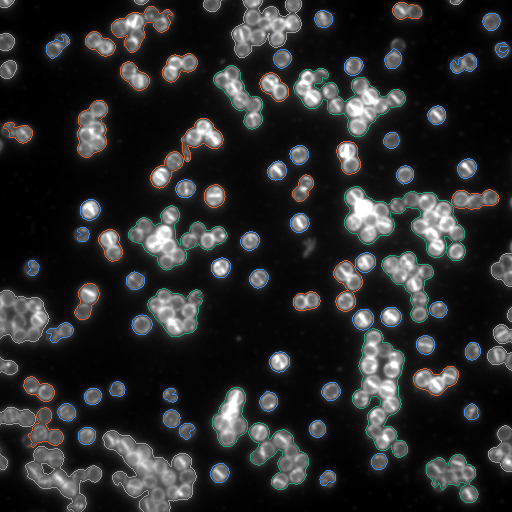
#> input picture results/outlines/JE2NileRed_oilp22_PMP_101220_.png, 512 x 512 px, given as the content of the folder data/images, which was not available
$ python analyze_images.py
#> lines starting #> are read from the running program, lines starting #| are printed output that depends on the picture; after the words box and inside, x2 and y2 are one past the last pixel; in counts of white or black regions, pixels touching at a corner belong together
"""
Measure how much of each image is covered by bacteria, and how the
bacteria group into clumps (aggregates), for every image in a folder.

For each image, the script:
  1. decides which pixels are cells and which are background,
  2. groups touching cell pixels into aggregates (a single cell or a clump),
  3. measures each aggregate and sorts it by size: single cell, small clump
     or large clump,
  4. saves a copy of the image with every aggregate outlined.

An image that cannot be read is skipped and noted, so one bad file does
not stop an unattended run.

At the end it writes:
  results/aggregates.csv      one row per aggregate
  results/image_summary.csv   one row per image
  results/clump_sizes.png     chart of the clump sizes in each image
  results/run_log.txt         when it ran, the settings, anything skipped

Run:  python analyze_images.py
      python analyze_images.py --input my_folder --output my_results
"""

import argparse
import os
from datetime import datetime
from pathlib import Path

import numpy as np
import pandas as pd
import tifffile
from matplotlib.colors import to_rgb
from matplotlib.figure import Figure
from PIL import Image
from skimage import filters, measure, morphology, segmentation

# ---------------------------------------------------------------------------
# Settings
# ---------------------------------------------------------------------------
PIXEL_SIZE_UM = 0.08       # one pixel is 80 nanometres (from the dataset notes)
SMOOTHING = 1              # how much to blur before finding cells (in pixels)
MIN_AREA_PX = 30           # anything smaller than this is treated as noise
MAX_HOLE_PX = 100          # holes up to this size are cell centres (one
                           # whole cell is about 145 pixels)

# Aggregate size classes. These cut-offs were chosen for this dataset by
# comparing aggregate sizes with the hand-drawn cells: a typical single cell
# measures about 1.4 µm² and a pair about 2.8 µm². Change them for other cells.
SINGLE_CELL_MAX_UM2 = 2.0  # up to this size: a single cell
SMALL_CLUMP_MAX_UM2 = 8.0  # up to this size: a small clump (about 2 to 5 cells)
                           # above this size: a large clump

# The size classes, with the name shown on the chart.
SIZE_CLASSES = {
    "single_cell": "Single cells",
    "small_clump": "Small clumps",
    "large_clump": "Large clumps",
}

# One colour per size class: one set for the pale chart background, and steps
# of the same colours that show up on the dark microscope images.
CHART_COLOURS = {"single_cell": "#2a78d6", "small_clump": "#eb6834", "large_clump": "#1baf7a"}
OUTLINE_COLOURS = {"single_cell": "#3987e5", "small_clump": "#d95926", "large_clump": "#199e70",
                   "cut_off": "#9a9a94"}

# Chart background and text colours.
CHART_SURFACE = "#fcfcfb"
TEXT_PRIMARY = "#0b0b0b"
TEXT_SECONDARY = "#52514e"


def load_image(path):
    """Open an image and return it as a 2D grid of brightness values."""
    if path.suffix.lower() in {".tif", ".tiff"}:
        image = tifffile.imread(path)
    else:
        image = np.array(Image.open(path))
    if image.ndim == 3:            # colour file: keep the first channel
        image = image[..., 0]
    return image.astype(float)


def find_cell_pixels(image):
    """Return a True/False grid: True where there are cells."""
    # Blur very slightly to smooth out camera noise.
    smooth = filters.gaussian(image, sigma=SMOOTHING, preserve_range=True)

    # Pick a brightness cut-off automatically (Otsu's method) and keep
    # every pixel brighter than it. This catches the glowing membranes.
    cutoff = filters.threshold_otsu(smooth)
    is_cell = smooth > cutoff

    # The stain lights up the membrane, so a cell with a dim centre can come
    # out as a ring. Fill small holes so the whole cell counts. (This also
    # fills a few tiny gaps between tightly packed cells.) Only fill holes
    # smaller than a cell: a bigger hole is real background enclosed by a
    # ring of cells, and must not be counted as cell.
    is_cell = morphology.remove_small_holes(is_cell, area_threshold=MAX_HOLE_PX)

    # Drop tiny specks of noise.
    is_cell = morphology.remove_small_objects(is_cell, min_size=MIN_AREA_PX)
    return is_cell


def size_class(area_um2, touches_edge):
    """Sort an aggregate into a size class."""
    if touches_edge:
        return "cut_off"           # only partly visible, so its size is unknown
    if area_um2 <= SINGLE_CELL_MAX_UM2:
        return "single_cell"
    if area_um2 <= SMALL_CLUMP_MAX_UM2:
        return "small_clump"
    return "large_clump"


def measure_aggregates(is_cell, image, image_name):
    """Give each aggregate a number, measure it, and return one row per aggregate."""
    # Every separate group of touching cell pixels gets its own number.
    aggregates = measure.label(is_cell)
    height, width = is_cell.shape

    rows = []
    for agg in measure.regionprops(aggregates, intensity_image=image):
        top, left, bottom, right = agg.bbox
        # Aggregates cut off by the image edge are only partly measured.
        touches_edge = top == 0 or left == 0 or bottom == height or right == width
        area_um2 = agg.area * PIXEL_SIZE_UM ** 2
        rows.append({
            "image": image_name,
            "aggregate_id": agg.label,
            "area_px": int(agg.area),
            "area_um2": area_um2,
            "mean_brightness": agg.intensity_mean,
            "touches_edge": touches_edge,
            "size_class": size_class(area_um2, touches_edge),
        })
    return aggregates, rows


def summarise_image(image_name, is_cell, rows):
    """Return one summary row for an image."""
    # Sizes use only the aggregates fully inside the image.
    whole = [row for row in rows if not row["touches_edge"]]
    areas = [row["area_um2"] for row in whole]

    summary = {
        "image": image_name,
        "cell_pixels": int(is_cell.sum()),
        "cell_area_um2": is_cell.sum() * PIXEL_SIZE_UM ** 2,
        "percent_covered": 100 * is_cell.mean(),
        "aggregate_count": len(rows),
        "median_aggregate_um2": np.median(areas) if areas else 0,
        "largest_aggregate_um2": max(areas, default=0),
    }

    # Share of the cell area in each size class.
    for name in SIZE_CLASSES:
        class_area = sum(row["area_um2"] for row in whole if row["size_class"] == name)
        summary[f"pct_area_{name}"] = 100 * class_area / sum(areas) if areas else 0

    # How much of the cell area is left out of those shares because it is cut
    # off by the image edge. Large clumps are the most likely to be cut off,
    # so a high number here means the large-clump share is probably too low.
    all_area = sum(row["area_um2"] for row in rows)
    summary["pct_cell_area_cut_off"] = 100 * (1 - sum(areas) / all_area) if all_area else 0
    return summary


def save_outline_image(image, aggregates, rows, path):
    """Save the image with every aggregate outlined, coloured by size class."""
    # Stretch brightness so dim cells are visible, then make it colour.
    low, high = np.percentile(image, [1, 99.5])
    grey = np.clip((image - low) / max(high - low, 1), 0, 1)
    rgb = np.dstack([grey, grey, grey])

    for name, colour in OUTLINE_COLOURS.items():
        ids = [row["aggregate_id"] for row in rows if row["size_class"] == name]
        outline = segmentation.find_boundaries(np.isin(aggregates, ids), mode="outer")
        rgb[outline] = to_rgb(colour)
    Image.fromarray((rgb * 255).astype(np.uint8)).save(path)


def short_names(file_names):
    """Drop the part of the file names that all the images share."""
    stems = [Path(name).stem for name in file_names]
    shared = os.path.commonprefix(stems)
    return [stem[len(shared):] or "(no number)" for stem in stems]


def save_size_chart(summary, path):
    """Save a chart: for each image, the share of cell area in each size class."""
    # Most aggregated image at the top (rows are drawn from the bottom up).
    data = summary.sort_values("pct_area_large_clump")
    rows = np.arange(len(data))

    fig = Figure(figsize=(9, 1.5 + 0.36 * len(data)), facecolor=CHART_SURFACE)
    ax = fig.subplots()
    ax.set_facecolor(CHART_SURFACE)

    # One stacked bar per image; each segment starts where the last one ended.
    start = np.zeros(len(data))
    for name, label in SIZE_CLASSES.items():
        share = data[f"pct_area_{name}"].to_numpy()
        ax.barh(rows, share, left=start, height=0.66, color=CHART_COLOURS[name],
                edgecolor=CHART_SURFACE, linewidth=1, label=label)
        start += share

    # Label only the number the chart is about: the share in large clumps.
    for row, share in zip(rows, data["pct_area_large_clump"]):
        ax.text(101, row, f"{share:.0f}%", va="center", fontsize=9, color=TEXT_PRIMARY)

    ax.set_yticks(rows, short_names(data["image"]), fontsize=9, color=TEXT_SECONDARY)
    ax.set_xlim(0, 100)
    ax.set_ylim(-0.6, len(data) - 0.4)
    ax.set_xticks([0, 25, 50, 75, 100], ["0%", "25%", "50%", "75%", "100%"],
                  fontsize=9, color=TEXT_SECONDARY)
    ax.tick_params(length=0)
    for side in ax.spines.values():
        side.set_visible(False)

    fig.suptitle("Share of cell area by clump size, in each image", x=0.01, y=0.985,
                 ha="left", fontsize=12, fontweight="bold", color=TEXT_PRIMARY)
    fig.text(0.01, 0.985 - 0.33 / fig.get_figheight(),
             "Whole aggregates only. Number at the right: share in large clumps.",
             fontsize=9, color=TEXT_SECONDARY)
    fig.legend(loc="upper left", bbox_to_anchor=(0.0, 0.985 - 0.42 / fig.get_figheight()),
               ncol=3, frameon=False, fontsize=9, labelcolor=TEXT_PRIMARY, handlelength=1,
               handleheight=1)
    fig.tight_layout(rect=(0, 0, 0.97, 1 - 0.72 / fig.get_figheight()))
    fig.savefig(path, dpi=130, facecolor=CHART_SURFACE)


def save_run_log(path, input_dir, image_count, summary_rows, skipped, aggregate_count):
    """Save a short record of this run, so results can be traced later."""
    no_cells = [row["image"] for row in summary_rows if row["cell_pixels"] == 0]
    lines = [
        f"Run finished: {datetime.now():%Y-%m-%d %H:%M}",
        f"Input folder: {input_dir}",
        f"Images found: {image_count}",
        f"Images analysed: {len(summary_rows)}",
        f"Images skipped: {len(skipped)}",
        f"Images with no cells found: {len(no_cells)}",
        f"Aggregates found: {aggregate_count}",
        "",
        "Settings:",
        f"  PIXEL_SIZE_UM = {PIXEL_SIZE_UM}",
        f"  SMOOTHING = {SMOOTHING}",
        f"  MIN_AREA_PX = {MIN_AREA_PX}",
        f"  MAX_HOLE_PX = {MAX_HOLE_PX}",
        f"  SINGLE_CELL_MAX_UM2 = {SINGLE_CELL_MAX_UM2}",
        f"  SMALL_CLUMP_MAX_UM2 = {SMALL_CLUMP_MAX_UM2}",
    ]
    if skipped:
        lines += ["", "Skipped images:"]
        lines += [f"  {name}: {reason}" for name, reason in skipped]
    if no_cells:
        lines += ["", "Images with no cells found (worth a look):"]
        lines += [f"  {name}" for name in no_cells]
    path.write_text("\n".join(lines) + "\n", encoding="utf-8")


def analyse_one_image(path, outline_dir, label_dir):
    """Run every step on one image and return its aggregate rows and summary row."""
    image = load_image(path)
#> in load_image, image is the input picture: shape (512, 512, 3); mean R, G, B 42.3, 43.3, 43.3
#> in load_image, `image = image[..., 0]`:
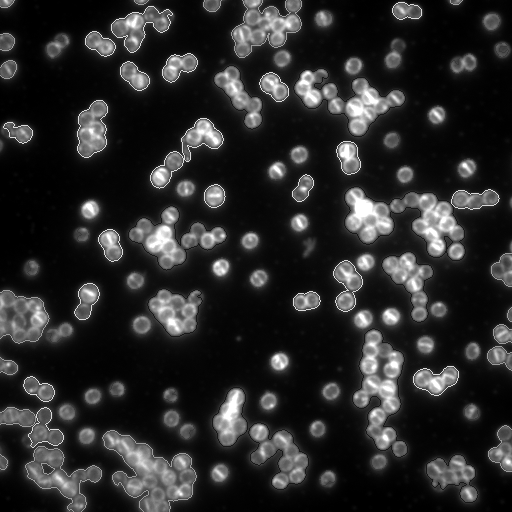
#> image: shape (512, 512); min 0, max 255, mean 42.3
    is_cell = find_cell_pixels(image)
#> in find_cell_pixels, `cutoff = filters.threshold_otsu(smooth)`: cutoff = 71.22
#> in find_cell_pixels, `is_cell = smooth > cutoff`:
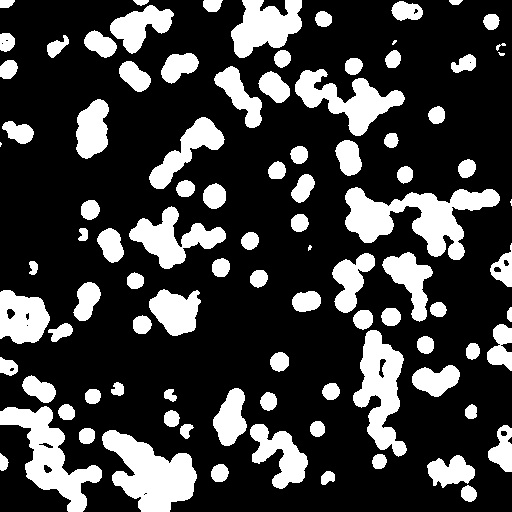
#> is_cell: shape (512, 512) bool; 24.5% white; 95 white regions (5 under 20 px), largest, box (x1, y1, x2, y2) and area: (345, 187, 500, 260) 5133, (102, 430, 197, 512) 4394, (0, 406, 102, 512) 3932
    aggregates, rows = measure_aggregates(is_cell, image, path.name)
#> in measure_aggregates, `aggregates = measure.label(is_cell)`:
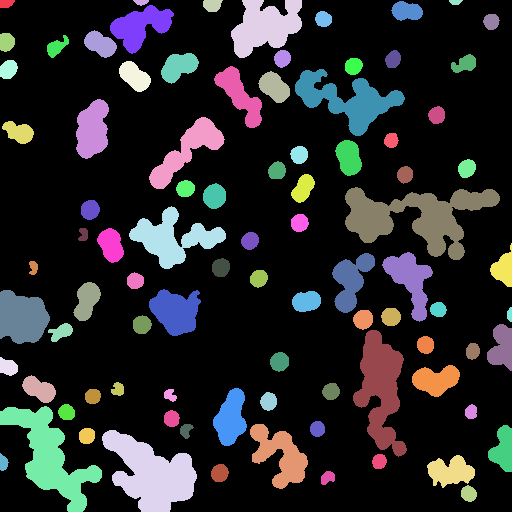
#> aggregates: shape (512, 512) int32; 90 distinct labels, from 0 to 89; one colour per label, 0 black
#> the loop in measure_aggregates, `for agg in measure.regionprops(aggregates, intensity_image=image):` made 89 passes
#> (top, left, bottom, right, touches_edge, area_um2) on pass 36: (187, 345, 260, 500, False, 32.85)
#> after the loop in measure_aggregates, `for agg in measure.regionprops(aggregates, intensity_image=image):`: rows = 89 items
    summary_row = summarise_image(path.name, is_cell, rows)

    # Save the outlined picture for people to look at, and the aggregate
    # numbering so check_results.py can compare it later.
    save_outline_image(image, aggregates, rows, outline_dir / f"{path.stem}.png")
    Image.fromarray(aggregates.astype(np.uint16)).save(label_dir / f"{path.stem}.png")
    return rows, summary_row


def main():
    parser = argparse.ArgumentParser(description=__doc__.splitlines()[1])
    parser.add_argument("--input", default="data/images",
                        help="folder of images to analyse")
    parser.add_argument("--output", default="results",
                        help="folder to save results in")
    args = parser.parse_args()

    input_dir = Path(args.input)
    output_dir = Path(args.output)
    outline_dir = output_dir / "outlines"
    label_dir = output_dir / "labels"
    outline_dir.mkdir(parents=True, exist_ok=True)
    label_dir.mkdir(parents=True, exist_ok=True)

    image_paths = sorted(p for p in input_dir.iterdir()
                         if p.suffix.lower() in {".png", ".tif", ".tiff"})
    if not image_paths:
        raise SystemExit(f"No images found in {input_dir}")
    print(f"Analysing {len(image_paths)} images from {input_dir}...")

    all_aggregates = []
    summary_rows = []
    skipped = []
    for path in image_paths:
        try:
            rows, summary_row = analyse_one_image(path, outline_dir, label_dir)
#> in summarise_image, `whole = [row for row in rows if not row["touches_edge"]]`: whole = 73 items
#> in summarise_image, `areas = [row["area_um2"] for row in whole]`: areas = 73 values, max 32.85 at index 28, min 0.621 at index 38, mean 4.2
#> in summarise_image, `summary = { "image": image_name, "cell_pixels": int(is_cell.sum()), "c..`: summary = {'image': 'JE2NileRed_oilp22_PMP_101220_.png', 'cell_pixels': 64424, 'cell_area_um2': 412.3, 'percent_covered': 24.58, 'aggregate_count': 89, 'median_aggregate_um2': 1.68, 'largest_aggregate_um2': 32.85}
#> the loop in summarise_image, `for name in SIZE_CLASSES:` made 3 passes
#> class_area on passes 1 to 3: 64.13, 69.29, 172.9
#> after the loop in summarise_image, `for name in SIZE_CLASSES:`: summary = 10 items
#> in summarise_image, `all_area = sum(row["area_um2"] for row in rows)`: all_area = 412.3
#> in analyse_one_image, `summary_row = summarise_image(path.name, is_cell, rows)`: summary_row = 11 items
#> in save_outline_image, `low, high = np.percentile(image, [1, 99.5])`: low = 0; high = 254.3
#> the loop in save_outline_image, `for name, colour in OUTLINE_COLOURS.items():` made 4 passes
#> ids on passes 3 to 4: [7, 21, 23, 25, 36, 38, 44, 45, 51, 61, 70, 80], [1, 2, 3, 4, 5, 11, 18, 43, 52, 55, 60, 65, 76, 81, 83, 84]
#> pass 1, in save_outline_image, `outline = segmentation.find_boundaries(np.isin(aggregates, ids), mode=..`:
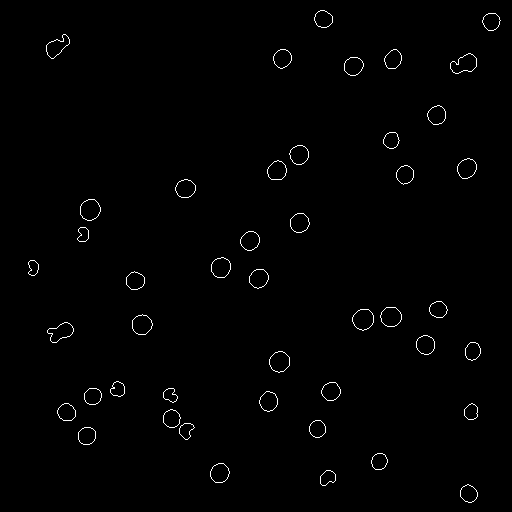
#> outline: shape (512, 512) bool; 0.87% white in thin lines or dots, all inside (x1, y1, x2, y2) = (28, 10, 501, 503)
#> pass 3, in save_outline_image, `outline = segmentation.find_boundaries(np.isin(aggregates, ids), mode=..`:
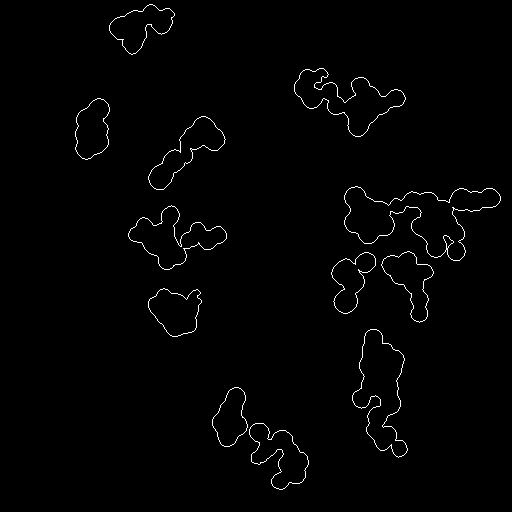
#> outline: shape (512, 512) bool; 1.1% white in thin lines or dots, all inside (x1, y1, x2, y2) = (75, 4, 501, 490)
#> after the loop in save_outline_image, `for name, colour in OUTLINE_COLOURS.items():`:
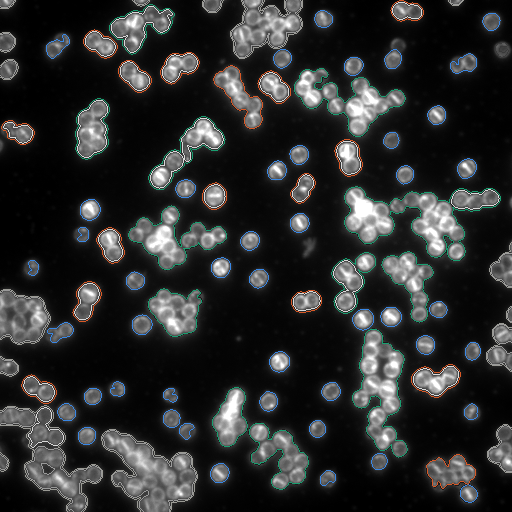
#> rgb: shape (512, 512, 3) float64; mean of channels 0, 1, 2 0.172, 0.178, 0.178; drawn as R, G, B
#> in analyse_one_image, `Image.fromarray(aggregates.astype(np.uint16)).save(label_dir / f"{path..`:
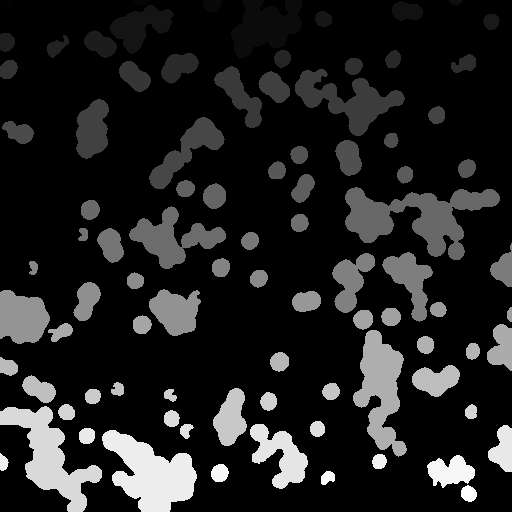
#> saved as JE2NileRed_oilp22_PMP_101220_.png: PIL image 512x512 I;16; min 0, max 89, mean 11.3; drawn with min black and max white
#> rows = 89 items; summary_row = 11 items
        except Exception as error:
            # One bad file must not stop an unattended run: note it, remove
            # any older results for it, and carry on with the next image.
            print(f"  Skipped {path.name}: {error}")
            skipped.append((path.name, str(error)))
            (outline_dir / f"{path.stem}.png").unlink(missing_ok=True)
            (label_dir / f"{path.stem}.png").unlink(missing_ok=True)
            continue
        all_aggregates += rows
#> all_aggregates = 89 items
        summary_rows.append(summary_row)

    save_run_log(output_dir / "run_log.txt", input_dir, len(image_paths),
                 summary_rows, skipped, len(all_aggregates))
#> in save_run_log, `no_cells = [row["image"] for row in summary_rows if row["cell_pixels"]..`: no_cells = []
    if not summary_rows:
        raise SystemExit(f"No image could be analysed. See {output_dir / 'run_log.txt'}")

    summary = pd.DataFrame(summary_rows)
#> summary = table of 1 rows and 11 columns
    pd.DataFrame(all_aggregates).round(3).to_csv(output_dir / "aggregates.csv", index=False)
    summary.round(3).to_csv(output_dir / "image_summary.csv", index=False)
    save_size_chart(summary, output_dir / "clump_sizes.png")

    print(f"Found {len(all_aggregates)} aggregates in {len(summary_rows)} images.")
#| Found 89 aggregates in 1 images.
    if skipped:
        print(f"Skipped {len(skipped)} images. See {output_dir / 'run_log.txt'}")
    print(f"Tables, chart and outlined images saved in {output_dir}/")


if __name__ == "__main__":
    main()
